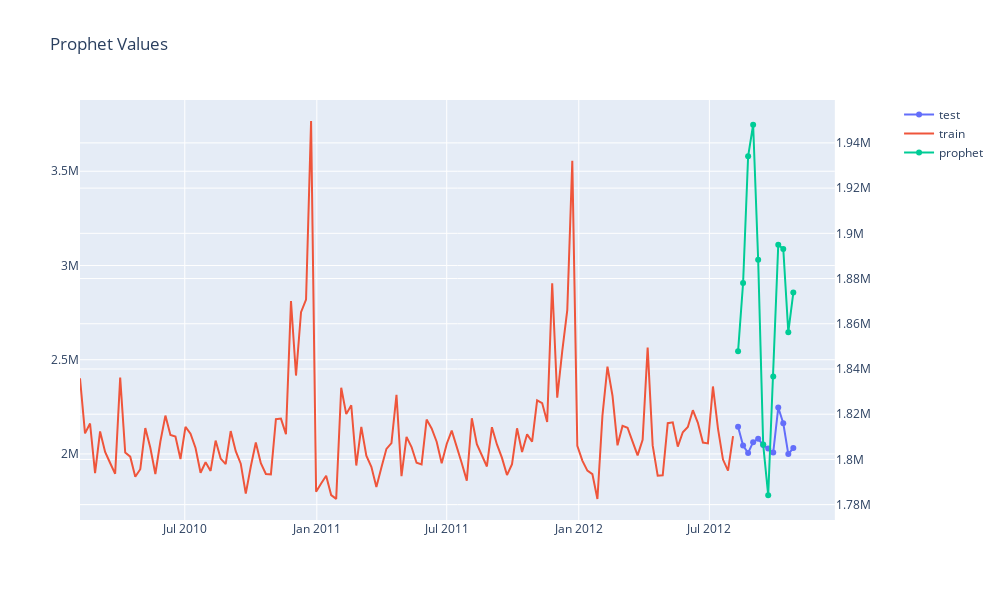

Here is the notebook cell this chart was saved with:
### Code cell
fig = make_subplots(specs=[[{"secondary_y": True}]])

fig.add_trace(
    go.Scatter(x = x_test,y = y_test, name="test"),
    secondary_y=False
)

fig.add_trace(
    go.Scatter(x = x_train,y = y_train, name="train"),
    secondary_y=False
)

fig.add_trace(
    go.Scatter(x = x_pp ,y = y_pp, name="prophet"),
    secondary_y=True
)

fig.update_layout(
    title_text="Prophet Values",
    width = 1000, height = 600
)

fig.show()

### Figure 1 — Plotly figure (JSON) as saved in the notebook; plotly's stock layout.template omitted (floating-point values rounded to 4 significant figures; data arrays with more than 128 entries replaced by an {"elided": "..."} marker saying what was removed)
{"data": [{"name": "test", "type": "scatter", "x": ["2012-08-10T00:00:00", "2012-08-17T00:00:00", "2012-08-24T00:00:00", "2012-08-31T00:00:00", "2012-09-07T00:00:00", "2012-09-14T00:00:00", "2012-09-21T00:00:00", "2012-09-28T00:00:00", "2012-10-05T00:00:00", "2012-10-12T00:00:00", "2012-10-19T00:00:00", "2012-10-26T00:00:00"], "xaxis": "x", "y": [2144000.0, 2045000.0, 2005000.0, 2062000.0, 2081000.0, 2048000.0, 2029000.0, 2008000.0, 2246000.0, 2163000.0, 1999000.0, 2032000.0], "yaxis": "y"}, {"name": "train", "type": "scatter", "x": {"elided": "131 str values"}, "xaxis": "x", "y": {"elided": "131 float values"}, "yaxis": "y"}, {"name": "prophet", "type": "scatter", "x": ["2012-08-10T00:00:00", "2012-08-17T00:00:00", "2012-08-24T00:00:00", "2012-08-31T00:00:00", "2012-09-07T00:00:00", "2012-09-14T00:00:00", "2012-09-21T00:00:00", "2012-09-28T00:00:00", "2012-10-05T00:00:00", "2012-10-12T00:00:00", "2012-10-19T00:00:00", "2012-10-26T00:00:00"], "xaxis": "x", "y": [1848000.0, 1878000.0, 1934000.0, 1948000.0, 1888000.0, 1807000.0, 1784000.0, 1837000.0, 1895000.0, 1893000.0, 1856000.0, 1874000.0], "yaxis": "y2"}], "layout": {"height": 600, "title": {"text": "Prophet Values"}, "width": 1000, "xaxis": {"anchor": "y", "autorange": true, "domain": [0, 0.94], "range": ["2010-02-05", "2012-12-22 19:55:22.4803"], "type": "date"}, "yaxis": {"anchor": "x", "autorange": true, "domain": [0, 1], "range": [1650000.0, 3878000.0], "type": "linear"}, "yaxis2": {"anchor": "x", "autorange": true, "overlaying": "y", "range": [1773000.0, 1959000.0], "side": "right", "type": "linear"}}}
